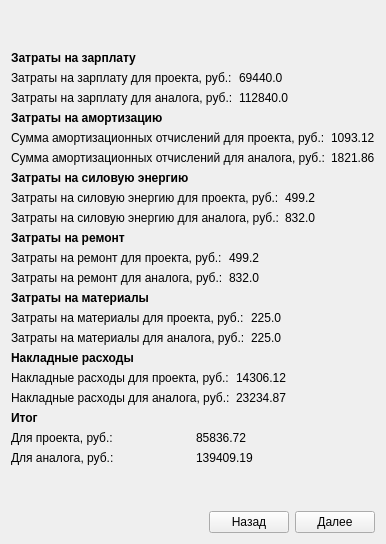
      <widget class="QWidget" name="tab_26">
       <attribute name="title">
        <string>Эксплуат.3</string>
       </attribute>
       <layout class="QVBoxLayout" name="verticalLayout_25">
        <item>
         <spacer name="verticalSpacer_18">
          <property name="orientation">
           <enum>Qt::Vertical</enum>
          </property>
          <property name="sizeHint" stdset="0">
           <size>
            <width>20</width>
            <height>40</height>
           </size>
          </property>
         </spacer>
        </item>
        <item>
         <widget class="QLabel" name="label_87">
          <property name="font">
           <font>
            <weight>75</weight>
            <bold>true</bold>
           </font>
          </property>
          <property name="text">
           <string>Затраты на зарплату</string>
          </property>
         </widget>
        </item>
        <item>
         <layout class="QGridLayout" name="gridLayout_9">
          <item row="1" column="0">
           <widget class="QLabel" name="label_81">
            <property name="text">
             <string>Затраты на зарплату для аналога, руб.:</string>
            </property>
           </widget>
          </item>
          <item row="0" column="0">
           <widget class="QLabel" name="label_82">
            <property name="text">
             <string>Затраты на зарплату для проекта, руб.:</string>
            </property>
           </widget>
          </item>
          <item row="0" column="1">
           <widget class="QLabel" name="label_83">
            <property name="text">
             <string>69440.0</string>
            </property>
           </widget>
          </item>
          <item row="1" column="1">
           <widget class="QLabel" name="label_84">
            <property name="text">
             <string>112840.0</string>
            </property>
           </widget>
          </item>
         </layout>
        </item>
        <item>
         <widget class="QLabel" name="label_64">
          <property name="font">
           <font>
            <weight>75</weight>
            <bold>true</bold>
           </font>
          </property>
          <property name="text">
           <string>Затраты на амортизацию</string>
          </property>
         </widget>
        </item>
        <item>
         <layout class="QGridLayout" name="gridLayout_2">
          <item row="1" column="0">
           <widget class="QLabel" name="label_55">
            <property name="text">
             <string>Сумма амортизационных отчислений для аналога, руб.:</string>
            </property>
           </widget>
          </item>
          <item row="0" column="0">
           <widget class="QLabel" name="label_54">
            <property name="text">
             <string>Сумма амортизационных отчислений для проекта, руб.:</string>
            </property>
           </widget>
          </item>
          <item row="0" column="1">
           <widget class="QLabel" name="label_57">
            <property name="text">
             <string>1093.12</string>
            </property>
           </widget>
          </item>
          <item row="1" column="1">
           <widget class="QLabel" name="label_56">
            <property name="text">
             <string>1821.86</string>
            </property>
           </widget>
          </item>
         </layout>
        </item>
        <item>
         <widget class="QLabel" name="label_53">
          <property name="font">
           <font>
            <weight>75</weight>
            <bold>true</bold>
           </font>
          </property>
          <property name="text">
           <string>Затраты на силовую энергию</string>
          </property>
         </widget>
        </item>
        <item>
         <layout class="QGridLayout" name="gridLayout_3">
          <item row="0" column="0">
           <widget class="QLabel" name="label_60">
            <property name="text">
             <string>Затраты на силовую энергию для проекта, руб.:</string>
            </property>
           </widget>
          </item>
          <item row="1" column="0">
           <widget class="QLabel" name="label_61">
            <property name="text">
             <string>Затраты на силовую энергию для аналога, руб.:</string>
            </property>
           </widget>
          </item>
          <item row="0" column="1">
           <widget class="QLabel" name="label_62">
            <property name="text">
             <string>499.2</string>
            </property>
           </widget>
          </item>
          <item row="1" column="1">
           <widget class="QLabel" name="label_63">
            <property name="text">
             <string>832.0</string>
            </property>
           </widget>
          </item>
         </layout>
        </item>
        <item>
         <widget class="QLabel" name="label_70">
          <property name="font">
           <font>
            <weight>75</weight>
            <bold>true</bold>
           </font>
          </property>
          <property name="text">
           <string>Затраты на ремонт</string>
          </property>
         </widget>
        </item>
        <item>
         <layout class="QGridLayout" name="gridLayout_5">
          <item row="0" column="0">
           <widget class="QLabel" name="label_66">
            <property name="text">
             <string>Затраты на ремонт для проекта, руб.:</string>
            </property>
           </widget>
          </item>
          <item row="1" column="0">
           <widget class="QLabel" name="label_67">
            <property name="text">
             <string>Затраты на ремонт для аналога, руб.:</string>
            </property>
           </widget>
          </item>
          <item row="0" column="1">
           <widget class="QLabel" name="label_68">
            <property name="text">
             <string>499.2</string>
            </property>
           </widget>
          </item>
          <item row="1" column="1">
           <widget class="QLabel" name="label_69">
            <property name="text">
             <string>832.0</string>
            </property>
           </widget>
          </item>
         </layout>
        </item>
        <item>
         <widget class="QLabel" name="label_75">
          <property name="font">
           <font>
            <weight>75</weight>
            <bold>true</bold>
           </font>
          </property>
          <property name="text">
           <string>Затраты на материалы</string>
          </property>
         </widget>
        </item>
        <item>
         <layout class="QGridLayout" name="gridLayout_6">
          <item row="0" column="0">
           <widget class="QLabel" name="label_71">
            <property name="text">
             <string>Затраты на материалы для проекта, руб.:</string>
            </property>
           </widget>
          </item>
          <item row="1" column="0">
           <widget class="QLabel" name="label_72">
            <property name="text">
             <string>Затраты на материалы для аналога, руб.:</string>
            </property>
           </widget>
          </item>
          <item row="0" column="1">
           <widget class="QLabel" name="label_73">
            <property name="text">
             <string>225.0</string>
            </property>
           </widget>
          </item>
          <item row="1" column="1">
           <widget class="QLabel" name="label_74">
            <property name="text">
             <string>225.0</string>
            </property>
           </widget>
          </item>
         </layout>
        </item>
        <item>
         <widget class="QLabel" name="label_80">
          <property name="font">
           <font>
            <weight>75</weight>
            <bold>true</bold>
           </font>
          </property>
          <property name="text">
           <string>Накладные расходы</string>
          </property>
         </widget>
        </item>
        <item>
         <layout class="QGridLayout" name="gridLayout_8">
          <item row="0" column="0">
           <widget class="QLabel" name="label_76">
            <property name="text">
             <string>Накладные расходы для проекта, руб.:</string>
            </property>
           </widget>
          </item>
          <item row="1" column="0">
           <widget class="QLabel" name="label_77">
            <property name="text">
             <string>Накладные расходы для аналога, руб.:</string>
            </property>
           </widget>
          </item>
          <item row="0" column="1">
           <widget class="QLabel" name="label_78">
            <property name="text">
             <string>14306.12</string>
            </property>
           </widget>
          </item>
          <item row="1" column="1">
           <widget class="QLabel" name="label_79">
            <property name="text">
             <string>23234.87</string>
            </property>
           </widget>
          </item>
         </layout>
        </item>
        <item>
         <widget class="QLabel" name="label_92">
          <property name="font">
           <font>
            <weight>75</weight>
            <bold>true</bold>
           </font>
          </property>
          <property name="text">
           <string>Итог</string>
          </property>
         </widget>
        </item>
        <item>
         <layout class="QGridLayout" name="gridLayout_10">
          <item row="0" column="0">
           <widget class="QLabel" name="label_88">
            <property name="text">
             <string>Для проекта, руб.:</string>
            </property>
           </widget>
          </item>
          <item row="1" column="0">
           <widget class="QLabel" name="label_89">
            <property name="text">
             <string>Для аналога, руб.:</string>
            </property>
           </widget>
          </item>
          <item row="0" column="1">
           <widget class="QLabel" name="label_90">
            <property name="text">
             <string>85836.72</string>
            </property>
           </widget>
          </item>
          <item row="1" column="1">
           <widget class="QLabel" name="label_91">
            <property name="text">
             <string>139409.19</string>
            </property>
           </widget>
          </item>
         </layout>
        </item>
        <item>
         <spacer name="verticalSpacer_19">
          <property name="orientation">
           <enum>Qt::Vertical</enum>
          </property>
          <property name="sizeHint" stdset="0">
           <size>
            <width>20</width>
            <height>40</height>
           </size>
          </property>
         </spacer>
        </item>
        <item>
         <layout class="QHBoxLayout" name="horizontalLayout_50">
          <item>
           <spacer name="horizontalSpacer_46">
            <property name="orientation">
             <enum>Qt::Horizontal</enum>
            </property>
            <property name="sizeHint" stdset="0">
             <size>
              <width>40</width>
              <height>20</height>
             </size>
            </property>
           </spacer>
          </item>
          <item>
           <widget class="QPushButton" name="pushButton_68">
            <property name="text">
             <string>Назад</string>
            </property>
           </widget>
          </item>
          <item>
           <widget class="QPushButton" name="pushButton_69">
            <property name="text">
             <string>Далее</string>
            </property>
           </widget>
          </item>
         </layout>
        </item>
       </layout>
      </widget>
